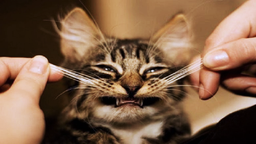
#> input picture images/catto.png, 256 x 144 px, shrunk from 1280 x 720 before the run
$ python grayscale.py
#> lines starting #> are read from the running program, lines starting #| are printed output that depends on the picture
### colour_helper.py
# Colour Helper
# Functions that help wither colours

def is_light(pixel: tuple) -> bool:
    """Returns True if the pixel is a "light" pixel

    Params:
        pixel - 3-tuple of values r, g, b

    Returns:
        True if the pixel is a light pixel
        False if a dark pixel
    """
    red = pixel[0]
    green = pixel[1]
    blue = pixel[2]

    average = (red + green + blue) / 3

    if average >= 128:
        return True
    else:
        return False
def is_gray(pixel: tuple) -> bool:
    """Returns True if the pixel is a "light" pixel

    Params:
        pixel - 3-tuple of values r, g, b

    Returns:
        True if the pixel is a light pixel
        False if a dark pixel
    """
    red = pixel[0]
    green = pixel[1]
    blue = pixel[2]

    gray_average = (red + green + blue) / 3 *2

    if gray_average >= 133:
        return True
    else:
        return False
def is_dark_gray(pixel: tuple) -> bool:
    """Returns True if the pixel is a "light" pixel

    Params:
        pixel - 3-tuple of values r, g, b

    Returns:
        True if the pixel is a light pixel
        False if a dark pixel
    """
    red = pixel[0]
    green = pixel[1]
    blue = pixel[2]

    gray_average = (red + green + blue) / 3 / 4

    if gray_average >= 133:
        return True
    else:
        return False
# [5 lines left out: function pixel_to_grayscale, not called in this run]
def pixel_to_name(pixel: tuple) -> str:
    """Given a 3-tuple, return a string representing
    its colour

    Params:
        pixel = 3-tuple of values (red, green, blue)

    Returns:
        name of the colour
    """
    red, green, blue = pixel

    # TODO: detect red pixels
    if red < 200 and blue < 200 and green > 220:
        return "green"
    elif red > 170 and green < 80 and blue < 85:
        return "red"
    elif red<60 and green >100 and blue <60:
        return "jelly bean green"
    elif red>220 and green <200 and blue <5:
        return "jelly bean yellow"

    else:
        return "colour unknown"


print(pixel_to_name((180, 3, 2)))
print(pixel_to_name((255, 255, 255)))


### grayscale.py
from PIL import Image
import colour_helper
def grayscale(pixel:tuple):
    red = pixel[0]
    green = pixel[1]
    blue = pixel[2]

    average =(red + green + blue) /3
    if average>=128:
        return True
    else:
        return False


# Test?
light_pixel = (255, 255, 255)
light_gray = (128, 128, 128)
dark_gray = (127, 127, 127)
dark_pixel = (0, 0, 0)

print(colour_helper.is_light(light_pixel))  # True
print(colour_helper.is_light(light_gray))  # True
print(colour_helper.is_light(dark_gray))  # False
print(colour_helper.is_light(dark_pixel))  # False
# starting at the top and working our way down
    # visit the pixels from left to right
with Image.open("./images/catto.png") as im:
#> im is the input picture: PIL image 256x144 RGB; mean R, G, B 127.7, 96.7, 72.9
    image_height = im.height
#> image_height = 144
    image_width = im.width
#> image_width = 256

    for y in range(image_height):
        for x in range(image_width):
            pixel = im.getpixel((x, y))
            if colour_helper.is_light(pixel):
                im.putpixel((x,y), light_pixel)
            elif colour_helper.is_gray(pixel):
                im.putpixel((x,y), light_gray)
            elif colour_helper.is_dark_gray(pixel):
                im.putpixel((x,y), dark_gray)
            else:
                im.putpixel((x,y), dark_pixel)
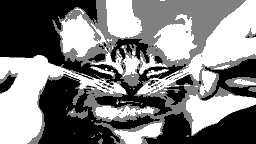
#> im: PIL image 256x144 RGB; min 0, max 255, mean 127.1


    im.save("./Images/binarized.jpg")
